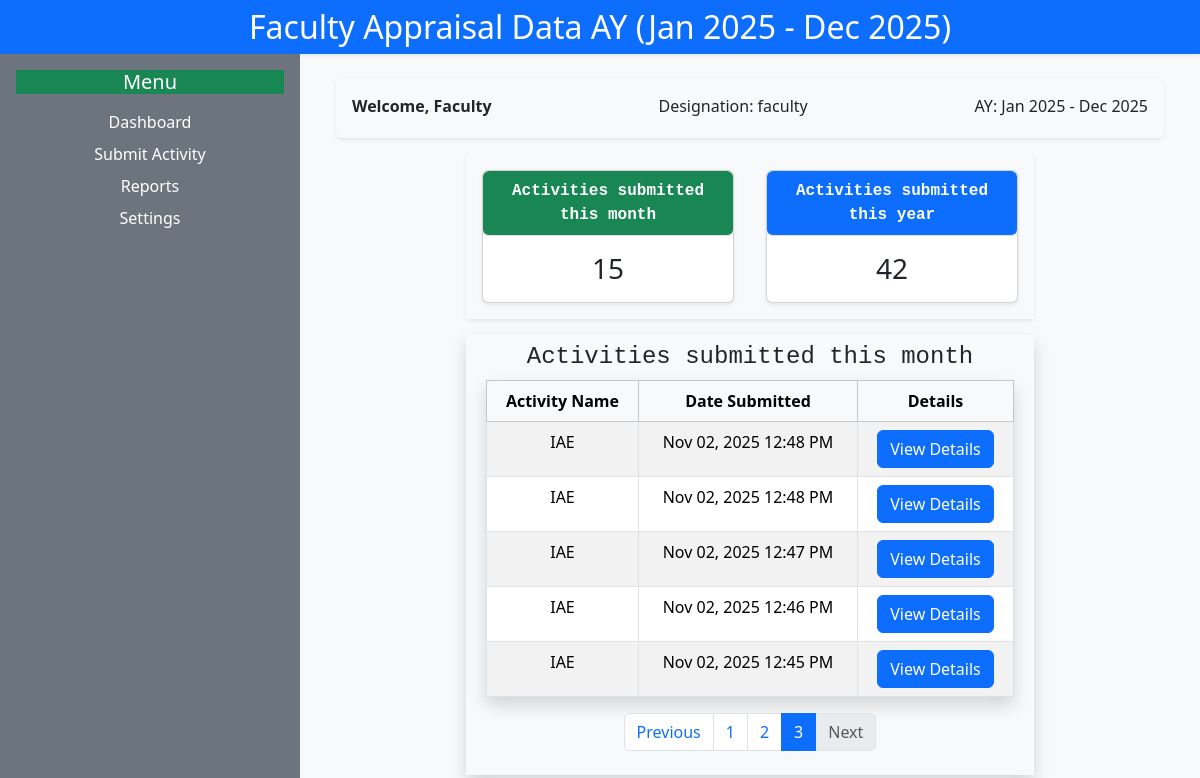
/dashboard/?page=3 (signed in), run on the app's committed database.
### AppraisalProject/models.py (models this page shows, shortened)
class CreateUser(AbstractUser):
    role = models.CharField(max_length=50, choices=[
        ('dean', 'Dean'),
        ('hod', 'Head of Department'),
        ('faculty', 'Faculty'),
    ])
    department = models.ForeignKey(Department, on_delete=models.CASCADE, null=True, blank=True)
    designation = models.CharField(max_length=100, blank=True, null=True)
    phone_number = models.CharField(max_length=15, blank=True, null=True)
    reports_to = models.ForeignKey(
        "self",
        null=True,
        blank=True,
        on_delete=models.SET_NULL,
        related_name="subordinates"
    )

class ActivitySubmission(models.Model):
    user = models.ForeignKey(CreateUser, on_delete=models.CASCADE)
    department = models.ForeignKey(Department, on_delete=models.CASCADE)
    month = models.CharField(max_length=40)
    activity_name = models.ForeignKey(Activities, on_delete=models.CASCADE)
    detail = models.JSONField(default=dict,null=True)
    merged_proof = models.FileField(upload_to="proofs/", blank=True)
    created_at = models.DateTimeField(auto_now_add=True)

class Activities(models.Model):
   activityName = models.CharField(max_length=100)
   def __str__(self):
       return self.activityName

### AppraisalProject/views.py (the view, shortened to what this page needs)
# urls.py: path('dashboard/', Home, {'content': 'dashboard'}, name='dashboard'),
@login_required(login_url='login')
def Home(request, content=None):
    departments = Department.objects.all()
    activities = Activities.objects.all()
    acadYear = f"Jan {datetime.now().year} - Dec {datetime.now().year}"
    months = [calendar.month_name[i] for i in range(1, 13)]
    department = request.POST.get('department')
    month = request.POST.get('month')
    activityName = None
    submitted = False
    print("Content in Home:", repr(content))
    if request.method == 'POST':
        activityName = request.POST.get('activityName')
        print("Got activityName in Home:", repr(activityName))
        submitted = True   # first form submit aayiduchu
    if not request.user.is_authenticated:
        return redirect('login')
    if request.user.role == 'dean':
        return render(request, 'dean/home.html', {'user': request.user})
    elif request.user.role == 'faculty':
        if content=='dashboard':
            yearly_submissions = ActivitySubmission.objects.filter(user=request.user, created_at__year=datetime.now().year)
            monthly_submissions = ActivitySubmission.objects.filter(user=request.user, created_at__month=datetime.now().month).order_by('-created_at')
            paginator = Paginator(monthly_submissions, 5)  # 10 per page
            page_number = request.GET.get('page')
            page_obj = paginator.get_page(page_number)
        return render(
            request,
            'faculty/home.html',
            {
                'user': request.user,
                'acadYear': acadYear,
                'departments': departments,
                'activities': activities,
                'department': department,
                'month': month,
                'months': months,
                'submitted': submitted,
                'activityName': activityName,
                'content': content,
                'monthly_submissions': monthly_submissions if content=='dashboard' else None,
                'yearly_submissions': yearly_submissions if content=='dashboard' else None,
                'page_obj': page_obj if content=='dashboard' else None,
            },
        )
    else:
        return render(request, '404.html')

### AppraisalProject/templates/faculty/home.html (shortened to what this page needs)
{% extends 'base.html' %}
{% block content %}
<div class="row g-0">
    <div class="col-12">
        <div class="topBar bg-primary text-center py-2 shadow-sm d-flex justify-content-md-center align-items-center">
            <h2 class="text-white mb-0">Faculty Appraisal Data AY ({{ acadYear }})</h2>
        </div>
    </div>
    <div class="d-none d-md-block col-md-3 bg-secondary text-white p-3 vh-100">
        <h5 class="mb-3 text-center bg-success">Menu</h5>
        <ul class="list-unstyled text-center">
            <li class="mb-2"><a href={% url 'dashboard' %} class="text-white text-decoration-none">Dashboard</a></li>
            <li class="mb-2"><a href={% url 'activity' %} class="text-white text-decoration-none">Submit Activity</a></li>
            <li class="mb-2"><a href="#" class="text-white text-decoration-none">Reports</a></li>
            <li class="mb-2"><a href="#" class="text-white text-decoration-none">Settings</a></li>
        </ul>
    </div>
    <div class="col-12 col-md-9 p-4">
        <div class="container-fluid mb-3">
            <div class="d-flex flex-wrap justify-content-between align-items-center bg-light p-3 rounded shadow-sm">
                <p class="mb-1 fw-bold">Welcome, {{ user.username }}</p>
                <p class="mb-1">Designation: {{ user.role }}</p>
                <p class="mb-1">AY: {{ acadYear }}</p>
            </div>
        </div>
            {% if content == 'activity' %}
        <div class="content bg-white p-4 rounded shadow-sm">
            <h4 class="mb-3">Hello {{ user.username }} 👋</h4>
            <p>This is your faculty appraisal dashboard. Use the menu to navigate.</p>
               {% include "faculty/activity.html" %}
        </div>
            {% elif content == 'dashboard' %}
               {% include "faculty/dashboard.html" %}
            {% endif %}
    </div>
</div>
{% endblock %}

### AppraisalProject/templates/faculty/dashboard.html (shortened to what this page needs)
{% extends "base.html" %} {% block title %}Dashboard{%endblock title%} {% block content %}
<div class="container col-lg-8">
  <div class="row shadow-sm justify-content-center">
    <div class="col-md-6 col-lg-6 p-3">
      <div class="card shadow-sm">
        <p
          class="card-header bg-success text-white border-bottom rounded text-center fw-bold fs-6 font-monospace"
        >
          Activities submitted this month
        </p>
        <div class="card-body">
          <h3 class="card-text text-center">{{monthly_submissions.count}}</h3>
        </div>
      </div>
    </div>
    <div class="col-md-6 col-lg-6 p-3">
      <div class="card shadow-sm">
        <p
          class="card-header bg-primary text-white border-bottom rounded text-center fw-bold fs-6 font-monospace"
        >
          Activities submitted this year
        </p>
        <div class="card-body">
          <h3 class="card-text text-center">{{yearly_submissions.count}}</h3>
        </div>
      </div>
    </div>
  </div>
  <div class="row mt-3 shadow p-2">
    <div class="col">
      <h4 class="text-center font-monospace">
        Activities submitted this month
      </h4>
    </div>
    {% if page_obj %}
    <div class="col-12">
      <table class="table shadow table-striped table-bordered text-center">
        <thead class="table-light">
          <tr>
            <th scope="col">Activity Name</th>
            <th scope="col">Date Submitted</th>
            <th scope="col">Details</th>
          </tr>
        </thead>
        <tbody>
          {% for activity in page_obj %}
          <tr>
            <td>{{ activity.activity_name }}</td>
            <td>{{ activity.created_at|date:"M d, Y g:i A" }}</td>
            <td>
              <button
                class="btn btn-primary"
                data-bs-toggle="modal"
                data-bs-target="#detail{{ activity.id }}"
              >
                View Details
              </button>
            </td>
          </tr>
          {% endfor %}
        </tbody>
      </table>
                <nav aria-label="Page navigation">
  <ul class="pagination justify-content-center">
    {% if page_obj.has_previous %}
      <li class="page-item">
        <a class="page-link" href="?page={{ page_obj.previous_page_number }}">Previous</a>
      </li>
    {% else %}
      <li class="page-item disabled"><span class="page-link">Previous</span></li>
    {% endif %}
    {% for num in page_obj.paginator.page_range %}
      {% if page_obj.number == num %}
        <li class="page-item active"><span class="page-link">{{ num }}</span></li>
      {% else %}
        <li class="page-item"><a class="page-link" href="?page={{ num }}">{{ num }}</a></li>
      {% endif %}
    {% endfor %}
    {% if page_obj.has_next %}
      <li class="page-item">
        <a class="page-link" href="?page={{ page_obj.next_page_number }}">Next</a>
      </li>
    {% else %}
      <li class="page-item disabled"><span class="page-link">Next</span></li>
    {% endif %}
  </ul>
</nav>
          {% else %}
            <h3 colspan="3" class="text-center">
              No activities submitted this month.
            </h3>
          {% endif %}
    </div>
  </div>
</div>
{% endblock content %}

### AppraisalProject/static/css/style.css (style rules this page uses)
:root { --primary: #4E73DF; --secondary: #858796; --success: #1CC88A; --warning: #F6C23E; --danger: #E74A3B; --light-bg: #F8F9FC; --dark-text: #5A5C69; }

### data on the page
CreateUser: username "Faculty", role "faculty"
ActivitySubmission: activity_name "IAE", created_at "Nov 02, 2025 12:48 PM"
ActivitySubmission: activity_name "IAE", created_at "Nov 02, 2025 12:48 PM"
ActivitySubmission: activity_name "IAE", created_at "Nov 02, 2025 12:47 PM"
ActivitySubmission: activity_name "IAE", created_at "Nov 02, 2025 12:46 PM"
ActivitySubmission: activity_name "IAE", created_at "Nov 02, 2025 12:45 PM"

### other printed values
{{ monthly_submissions.count }} "15"
{{ yearly_submissions.count }} "42"
{{ num }} "1" "2"
{{ num }} "3"
